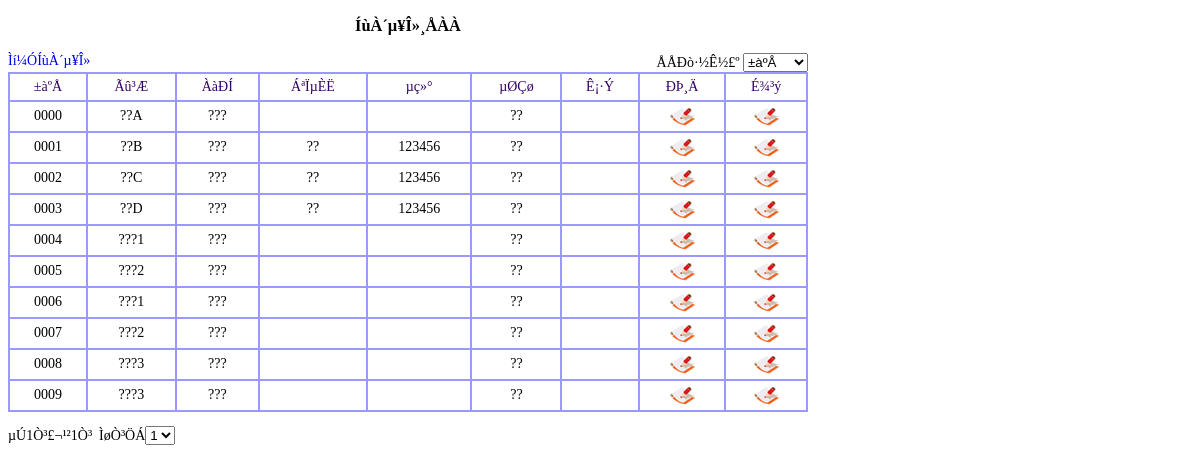
Before: /basic/company/company_show.php with the older database file.
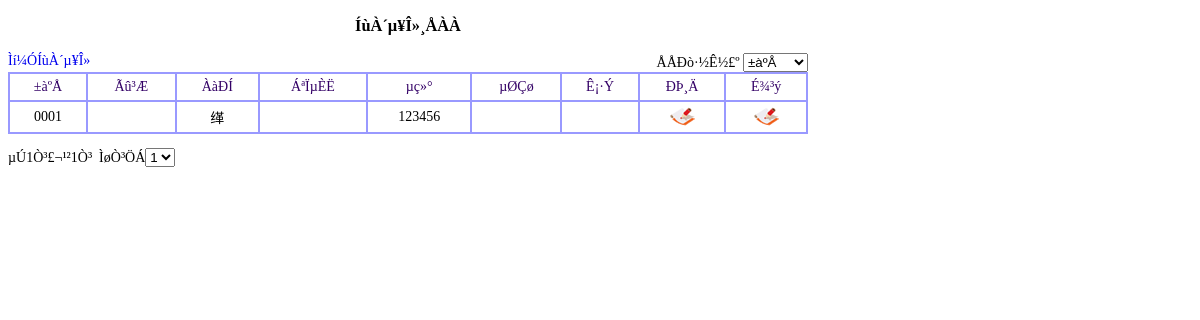
After: the same page with the newer database file.
### tables this page shows
CREATE TABLE `table_company` (
  `id` varchar(4) NOT NULL,
  `name` varchar(10) NOT NULL,
  `type` varchar(10) default NULL,
  `contact` varchar(10) default NULL,
  `phone` varchar(12) default NULL,
  `fax` varchar(12) default NULL,
  `email` varchar(20) default NULL,
  `bank` varchar(10) default NULL,
  `bankaccount` varchar(20) default NULL,
  `tariff` varchar(20) default NULL,
  `area` varchar(10) default NULL,
  `province` varchar(10) default NULL,
  `address` varchar(50) default NULL,
  `zipcode` varchar(10) default NULL,
  PRIMARY KEY  (`id`,`name`)
);

### basic/company/company_show.php (the view, shortened to what this page needs)
<?php
	include "../include.php";
	$pagesize = 10;
	$page = $_GET['page'];
	$orderby = $_GET['orderby'];
	$query="select count(*) as num from table_company";
	$result = mysql_query($query) or die("Invalid query: " . mysql_error());
	$RS = mysql_fetch_array($result);
	$num = $RS['num'];
	for($i=0;$i*$pagesize<$num;$i++);
	$total=$i;
	if($orderby!=''){
		$string_order=" order by $orderby";
		$string_url="orderby=$orderby&";
	}
	else{
		$string_order=" order by id";
		$string_url="";
	}
	$string_page=" limit " . $page*$pagesize . "," . ($page+1)*$pagesize;
	$query="select * from table_company" . $string_order . $string_page;
	$result = mysql_query($query) or die("Invalid query: " . mysql_error());
?>
<!DOCTYPE html PUBLIC "-//W3C//DTD XHTML 1.0 Transitional//EN" "http://www.w3.org/TR/xhtml1/DTD/xhtml1-transitional.dtd">
<html xmlns="http://www.w3.org/1999/xhtml">
<head>
</head>
<body style="font-size:14px; width:800px">
<h3 align="center">ÍùÀ´µ¥Î»¸ÅÀÀ</h3>
<p>
<div align="left" style="width:100px;float:left"><a href="company_add.php">Ìí¼ÓÍùÀ´µ¥Î»</a></div>
<div align="right" style="width:200px;float:right">ÅÅÐò·½Ê½£º
  <select name="orderby" onchange="location.href=this.value">
    <option value="company_show.php?orderby=id" <?php if($orderby==""||$orderby=="id") echo " selected='selected' "; ?>>±àºÅ</option>
  </select>
</div>
</p>
<table width="100%" border="1" cellspacing="0" cellpadding="5" bordercolor="#9999FF">
  <tr align="center" bordercolor="#9999FF" style="color: #330066">
    <td>±àºÅ</td>
    <td>Ãû³Æ</td>
	<td>ÀàÐÍ</td>
    <td>ÁªÏµÈË</td>
    <td>µç»°</td>
    <td>µØÇø</td>
    <td>Ê¡·Ý</td>
    <td>ÐÞ¸Ä</td>
    <td>É¾³ý</td>
  </tr>
  <?php
	while($RS=mysql_fetch_array($result))
	{
		echo "<tr align='center' bordercolor='#9999FF'>";
		echo "<td>".$RS['id']."</td>\n";
		echo "<td>".$RS['name']."</td>\n";
		echo "<td>".$RS['type']."</td>\n";
		echo "<td>".$RS['contact']."</td>\n";
		echo "<td>".$RS['phone']."</td>\n";
		echo "<td>".$RS['area']."</td>\n";
		echo "<td>".$RS['province']."</td>\n";
		echo "<td><a href='company_modify.php?id=".$RS['id']."'><img src='../../image/modify.gif' alt='' border='0' /></a></td>\n";
		echo "<td><a href=\"javascript:if(confirm('È·¶¨£¿')) location.href='../sql_delete_bg.php?db=company&id=" . $RS['id'] . "'\">";
		echo "<img src='../../image/delete.gif' alt='' border='0' /></a></td>\n";
		echo "</tr>";
	}
?>
</table>
<p>
  <?php
$current=$page+1;
echo "µÚ".$current."Ò³£¬¹²".$total."Ò³";
echo "&nbsp;&nbsp;ÌøÒ³ÖÁ";
echo "<select name='pagechoose' onchange='javascript:location.href=this.value;'>";
for($i=0;$i<$total;$i++){
	$string="";
	if($i==$page) $string=" selected='selected' ";
	$url_i = "company_show.php?".$string_url."page=".$i;
	echo "<option value='".$url_i."'".$string.">". ($i+1) ."</option>" ;
	}
echo "</select>";
?>
</p>
</body>
</html>

Changed rows visible on the page:
removed table_company: id "0000", name "??A", type "???", area "??"
removed table_company: id "0001", name "??B", type "???", contact "??", phone "123456", area "??"
removed table_company: id "0002", name "??C", type "???", contact "??", phone "123456", area "??"
removed table_company: id "0003", name "??D", type "???", contact "??", phone "123456", area "??"
removed table_company: id "0004", name "???1", type "???", area "??"
removed table_company: id "0005", name "???2", type "???", area "??"
removed table_company: id "0006", name "???1", type "???", area "??"
removed table_company: id "0007", name "???2", type "???", area "??"
removed table_company: id "0008", name "???3", type "???", area "??"
removed table_company: id "0009", name "???3", type "???", area "??"
added table_company: id "0001", type "缂", phone "123456"
